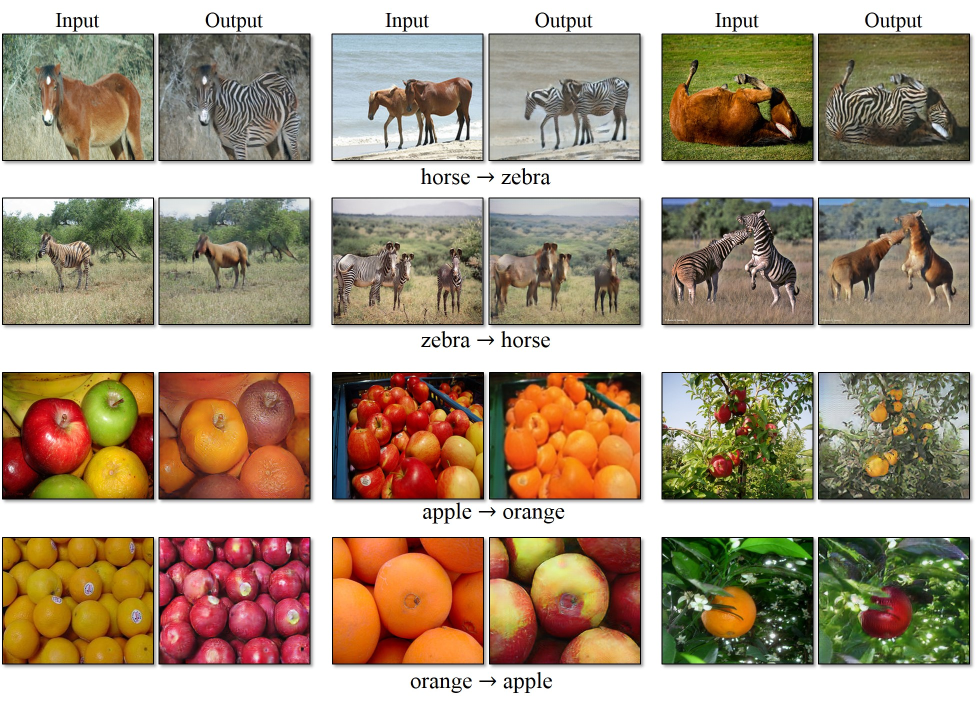
#> input picture official/cv/CycleGAN/imgs/objects-transfiguration.jpg, 1953 x 1415 px (shown at 1/2 size)
$ python -i augmemtation.py   (imports and definitions only)
#> lines starting #> are read from the running program, lines starting #| are printed output that depends on the picture
#> further down, picture is the input picture: shape (1415, 1953, 3); mean B, G, R 132.1, 154.1, 171.2
# Copyright 2020 Huawei Technologies Co., Ltd
#
# Licensed under the Apache License, Version 2.0 (the "License");
# you may not use this file except in compliance with the License.
# You may obtain a copy of the License at
#
# http://www.apache.org/licenses/LICENSE-2.0
#
# Unless required by applicable law or agreed to in writing, software
# distributed under the License is distributed on an "AS IS" BASIS,
# WITHOUT WARRANTIES OR CONDITIONS OF ANY KIND, either express or implied.
# See the License for the specific language governing permissions and
# limitations under the License.
# ============================================================================
"""Augmentation."""
import random
import copy
import cv2
import numpy as np

def _rand(a=0., b=1.):
    return np.random.rand() * (b - a) + a

# [191 lines left out: functions bbox_iof, _is_iof_satisfied_constraint, _choose_candidate, _correct_bbox_by_candidates, get_interp_method, cv_image_reshape, not called in this run]

def color_convert(image, a=1, b=0):
#> called with a = 1, b = 6.58
    c_image = image.astype(float) * a + b
    c_image[c_image < 0] = 0
    c_image[c_image > 255] = 255

    image[:] = c_image

def color_distortion(image):
    image = copy.deepcopy(image)

    if _rand() > 0.5:
        if _rand() > 0.5:
            color_convert(image, b=_rand(-32, 32))
        if _rand() > 0.5:
            color_convert(image, a=_rand(0.5, 1.5))
        image = cv2.cvtColor(image, cv2.COLOR_BGR2HSV)
#> image: shape (1415, 1953, 3); mean H, S, V 31.3, 78, 165.8
        if _rand() > 0.5:
            color_convert(image[:, :, 1], a=_rand(0.5, 1.5))
#> call 3 of color_convert, with a = 0.938, b = 0
#> in color_convert (call 3), `c_image = image.astype(float) * a + b`:
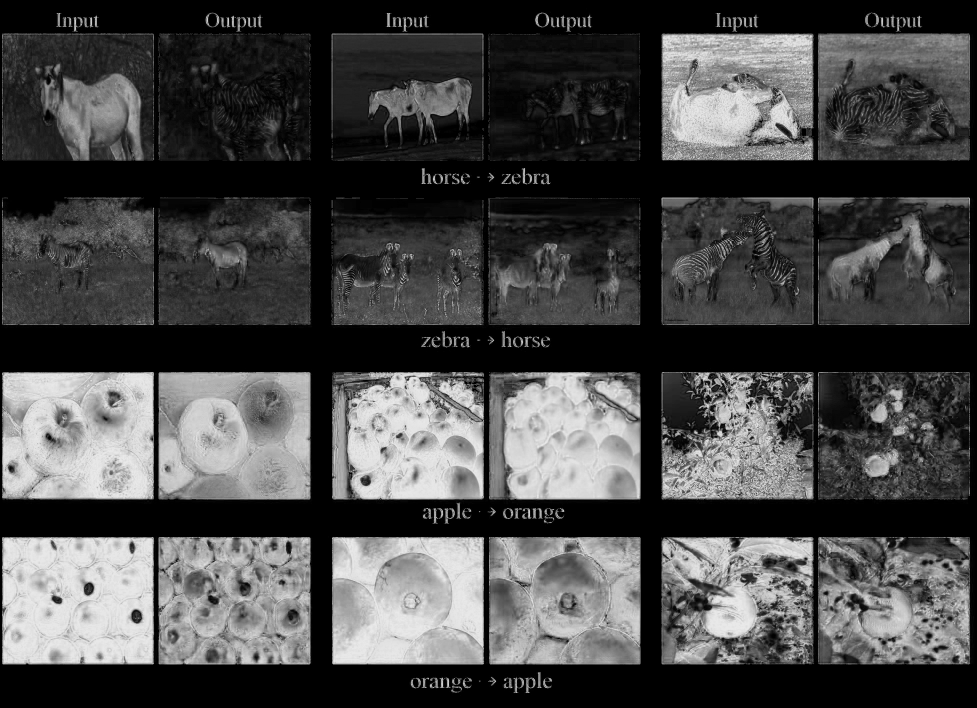
#> c_image: shape (1415, 1953) float64 (shown at 1/2 size); min 0, max 234.4, mean 73.1
        if _rand() > 0.5:
            h_img = image[:, :, 0].astype(int) + random.randint(-18, 18)
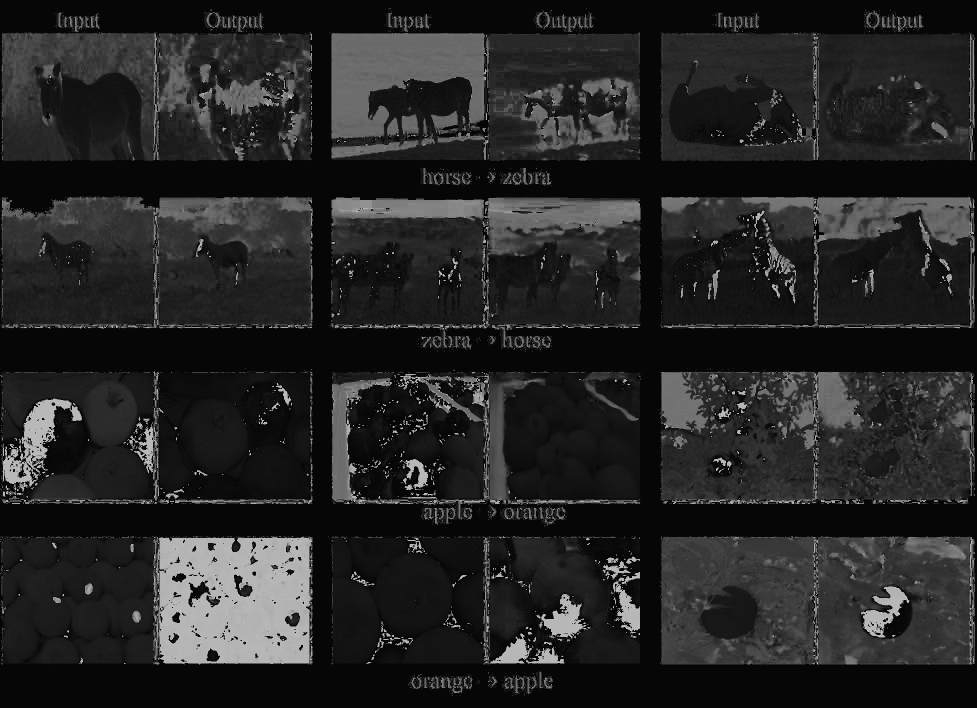
#> h_img: shape (1415, 1953) int64 (shown at 1/2 size); min 6, max 185, mean 37.3
            h_img %= 180
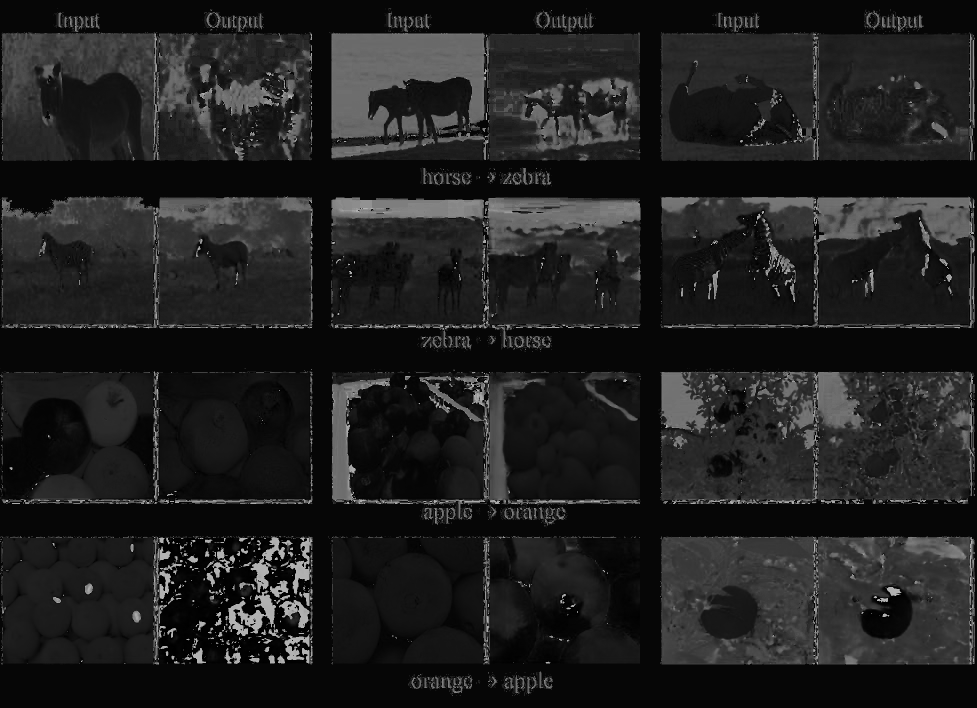
#> h_img: shape (1415, 1953) int64 (shown at 1/2 size); min 0, max 179, mean 31.7
            image[:, :, 0] = h_img
#> image: shape (1415, 1953, 3); mean H, S, V 31.7, 72.8, 165.8
        image = cv2.cvtColor(image, cv2.COLOR_HSV2BGR)
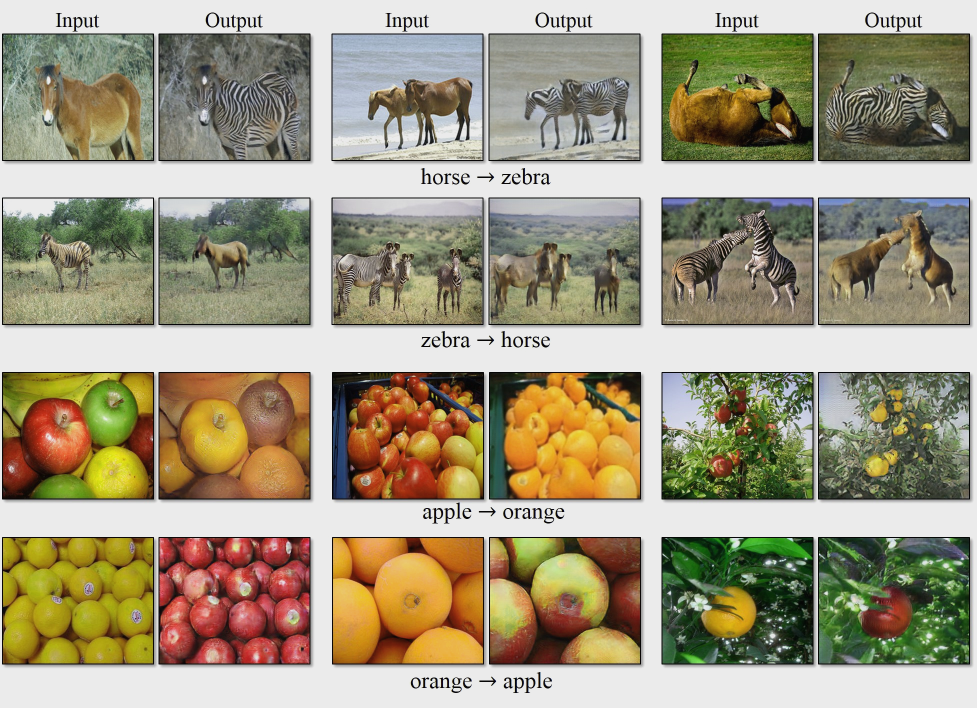
#> image: shape (1415, 1953, 3) (shown at 1/2 size); mean B, G, R 127.7, 152.4, 160.4
    else:
        if _rand() > 0.5:
            color_convert(image, b=random.uniform(-32, 32))
        image = cv2.cvtColor(image, cv2.COLOR_BGR2HSV)
        if _rand() > 0.5:
            color_convert(image[:, :, 1], a=random.uniform(0.5, 1.5))
        if _rand() > 0.5:
            tmp = image[:, :, 0].astype(int) + random.randint(-18, 18)
            tmp %= 180
            image[:, :, 0] = tmp
        image = cv2.cvtColor(image, cv2.COLOR_HSV2BGR)
        if _rand() > 0.5:
            color_convert(image, a=random.uniform(0.5, 1.5))

    return image

class preproc():
    def __init__(self, image_dim):
        self.image_input_size = image_dim

    # [55 lines left out: functions __call__, _data_aug, not called in this run]

>>> import cv2
>>> picture = cv2.imread('../../CycleGAN/imgs/objects-transfiguration.jpg')
>>> result = color_distortion(picture)
